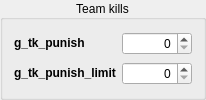
    <widget class="QGroupBox" name="groupBox_2" >
     <property name="title" >
      <string>Team kills</string>
     </property>
     <property name="alignment" >
      <set>Qt::AlignCenter</set>
     </property>
     <layout class="QGridLayout" name="gridLayout_2" >
      <item row="0" column="0" >
       <widget class="QLabel" name="label_29" >
        <property name="toolTip" >
         <string>Turns on/off punishment for team kills</string>
        </property>
        <property name="text" >
         <string>&lt;!DOCTYPE HTML PUBLIC "-//W3C//DTD HTML 4.0//EN" "http://www.w3.org/TR/REC-html40/strict.dtd">
&lt;html>&lt;head>&lt;meta name="qrichtext" content="1" />&lt;style type="text/css">
p, li { white-space: pre-wrap; }
&lt;/style>&lt;/head>&lt;body style=" font-family:'Sans Serif'; font-size:9pt; font-weight:400; font-style:normal;">
&lt;p style=" margin-top:0px; margin-bottom:0px; margin-left:0px; margin-right:0px; -qt-block-indent:0; text-indent:0px;">&lt;span style=" font-weight:600;">g_tk_punish&lt;/span>&lt;/p>&lt;/body>&lt;/html></string>
        </property>
       </widget>
      </item>
      <item row="0" column="1" >
       <widget class="CCustomSpinboxWidget" name="g_tk_punish" >
        <property name="minimumSize" >
         <size>
          <width>70</width>
          <height>0</height>
         </size>
        </property>
        <property name="maximumSize" >
         <size>
          <width>70</width>
          <height>16777215</height>
         </size>
        </property>
        <property name="alignment" >
         <set>Qt::AlignRight|Qt::AlignTrailing|Qt::AlignVCenter</set>
        </property>
        <property name="decimals" >
         <number>0</number>
        </property>
        <property name="maximum" >
         <double>1.000000000000000</double>
        </property>
       </widget>
      </item>
      <item row="1" column="0" >
       <widget class="QLabel" name="label_30" >
        <property name="toolTip" >
         <string>Number of team kills user will be banned for</string>
        </property>
        <property name="text" >
         <string>&lt;!DOCTYPE HTML PUBLIC "-//W3C//DTD HTML 4.0//EN" "http://www.w3.org/TR/REC-html40/strict.dtd">
&lt;html>&lt;head>&lt;meta name="qrichtext" content="1" />&lt;style type="text/css">
p, li { white-space: pre-wrap; }
&lt;/style>&lt;/head>&lt;body style=" font-family:'Sans Serif'; font-size:9pt; font-weight:400; font-style:normal;">
&lt;p style=" margin-top:0px; margin-bottom:0px; margin-left:0px; margin-right:0px; -qt-block-indent:0; text-indent:0px;">&lt;span style=" font-weight:600;">g_tk_punish_limit&lt;/span>&lt;/p>&lt;/body>&lt;/html></string>
        </property>
       </widget>
      </item>
      <item row="1" column="1" >
       <widget class="CCustomSpinboxWidget" name="g_tk_punish_limit" >
        <property name="minimumSize" >
         <size>
          <width>70</width>
          <height>0</height>
         </size>
        </property>
        <property name="maximumSize" >
         <size>
          <width>70</width>
          <height>16777215</height>
         </size>
        </property>
        <property name="alignment" >
         <set>Qt::AlignRight|Qt::AlignTrailing|Qt::AlignVCenter</set>
        </property>
        <property name="decimals" >
         <number>0</number>
        </property>
        <property name="maximum" >
         <double>999.000000000000000</double>
        </property>
       </widget>
      </item>
     </layout>
    </widget>
